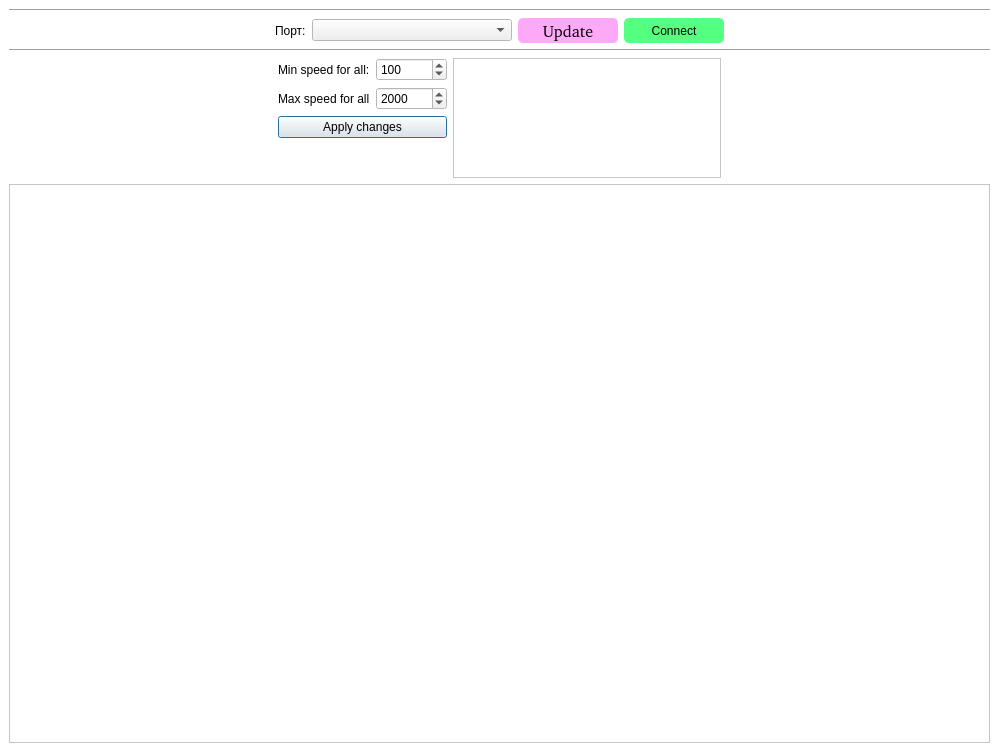
<?xml version="1.0" encoding="UTF-8"?>
<ui version="4.0">
 <class>MainWindow</class>
 <widget class="QMainWindow" name="MainWindow">
  <property name="geometry">
   <rect>
    <x>0</x>
    <y>0</y>
    <width>999</width>
    <height>752</height>
   </rect>
  </property>
  <property name="minimumSize">
   <size>
    <width>0</width>
    <height>0</height>
   </size>
  </property>
  <property name="maximumSize">
   <size>
    <width>16777215</width>
    <height>16777215</height>
   </size>
  </property>
  <property name="palette">
   <palette>
    <active>
     <colorrole role="Base">
      <brush brushstyle="SolidPattern">
       <color alpha="255">
        <red>255</red>
        <green>255</green>
        <blue>255</blue>
       </color>
      </brush>
     </colorrole>
     <colorrole role="Window">
      <brush brushstyle="SolidPattern">
       <color alpha="255">
        <red>255</red>
        <green>255</green>
        <blue>255</blue>
       </color>
      </brush>
     </colorrole>
    </active>
    <inactive>
     <colorrole role="Base">
      <brush brushstyle="SolidPattern">
       <color alpha="255">
        <red>255</red>
        <green>255</green>
        <blue>255</blue>
       </color>
      </brush>
     </colorrole>
     <colorrole role="Window">
      <brush brushstyle="SolidPattern">
       <color alpha="255">
        <red>255</red>
        <green>255</green>
        <blue>255</blue>
       </color>
      </brush>
     </colorrole>
    </inactive>
    <disabled>
     <colorrole role="Base">
      <brush brushstyle="SolidPattern">
       <color alpha="255">
        <red>255</red>
        <green>255</green>
        <blue>255</blue>
       </color>
      </brush>
     </colorrole>
     <colorrole role="Window">
      <brush brushstyle="SolidPattern">
       <color alpha="255">
        <red>255</red>
        <green>255</green>
        <blue>255</blue>
       </color>
      </brush>
     </colorrole>
    </disabled>
   </palette>
  </property>
  <property name="windowTitle">
   <string>Steppers control</string>
  </property>
  <property name="autoFillBackground">
   <bool>true</bool>
  </property>
  <property name="styleSheet">
   <string notr="true"/>
  </property>
  <widget class="QWidget" name="centralwidget">
   <layout class="QGridLayout" name="gridLayout">
    <item row="0" column="0">
     <layout class="QVBoxLayout" name="verticalLayout_2">
      <item>
       <widget class="Line" name="line_2">
        <property name="orientation">
         <enum>Qt::Horizontal</enum>
        </property>
       </widget>
      </item>
      <item>
       <layout class="QHBoxLayout" name="horizontalLayout">
        <item>
         <spacer name="horizontalSpacer_3">
          <property name="orientation">
           <enum>Qt::Horizontal</enum>
          </property>
          <property name="sizeHint" stdset="0">
           <size>
            <width>40</width>
            <height>20</height>
           </size>
          </property>
         </spacer>
        </item>
        <item>
         <widget class="QLabel" name="label">
          <property name="sizePolicy">
           <sizepolicy hsizetype="Fixed" vsizetype="Preferred">
            <horstretch>0</horstretch>
            <verstretch>0</verstretch>
           </sizepolicy>
          </property>
          <property name="text">
           <string>Порт:</string>
          </property>
         </widget>
        </item>
        <item>
         <widget class="QComboBox" name="combo_ports">
          <property name="sizePolicy">
           <sizepolicy hsizetype="MinimumExpanding" vsizetype="Fixed">
            <horstretch>0</horstretch>
            <verstretch>0</verstretch>
           </sizepolicy>
          </property>
          <property name="minimumSize">
           <size>
            <width>200</width>
            <height>0</height>
           </size>
          </property>
          <property name="maximumSize">
           <size>
            <width>200</width>
            <height>16777215</height>
           </size>
          </property>
         </widget>
        </item>
        <item>
         <widget class="QPushButton" name="button_update">
          <property name="sizePolicy">
           <sizepolicy hsizetype="Preferred" vsizetype="Fixed">
            <horstretch>0</horstretch>
            <verstretch>0</verstretch>
           </sizepolicy>
          </property>
          <property name="minimumSize">
           <size>
            <width>100</width>
            <height>25</height>
           </size>
          </property>
          <property name="maximumSize">
           <size>
            <width>100</width>
            <height>25</height>
           </size>
          </property>
          <property name="font">
           <font>
            <family>Arial&amp;quot</family>
            <pointsize>12</pointsize>
            <weight>50</weight>
            <italic>false</italic>
            <bold>false</bold>
           </font>
          </property>
          <property name="styleSheet">
           <string notr="true">QPushButton:!pressed
{
	background-color: rgb(254, 168, 248);
	border-radius: 5px;
	font: 12pt &quot;Arial&amp;quot&quot;;
}

QPushButton:pressed
{
	background-color: rgb(254, 168, 248);
	border-radius: 5px;
	font: 11pt &quot;Arial&amp;quot&quot;;
}</string>
          </property>
          <property name="text">
           <string>Update</string>
          </property>
         </widget>
        </item>
        <item>
         <widget class="QPushButton" name="button_connect">
          <property name="sizePolicy">
           <sizepolicy hsizetype="Preferred" vsizetype="Fixed">
            <horstretch>0</horstretch>
            <verstretch>0</verstretch>
           </sizepolicy>
          </property>
          <property name="minimumSize">
           <size>
            <width>100</width>
            <height>25</height>
           </size>
          </property>
          <property name="maximumSize">
           <size>
            <width>100</width>
            <height>25</height>
           </size>
          </property>
          <property name="styleSheet">
           <string notr="true">QPushButton:!pressed
{
	background-color: rgb(85,255,127);
	border-radius: 5px;
	font: 12pt &quot;Arial&amp;quot&quot;;
}

QPushButton:pressed
{
	background-color: rgb(85,255,127);
	border-radius: 5px;
	font: 11pt &quot;Arial&amp;quot&quot;;
}</string>
          </property>
          <property name="text">
           <string>Connect</string>
          </property>
          <property name="shortcut">
           <string>Return</string>
          </property>
          <property name="default">
           <bool>false</bool>
          </property>
         </widget>
        </item>
        <item>
         <spacer name="horizontalSpacer">
          <property name="orientation">
           <enum>Qt::Horizontal</enum>
          </property>
          <property name="sizeType">
           <enum>QSizePolicy::Expanding</enum>
          </property>
          <property name="sizeHint" stdset="0">
           <size>
            <width>40</width>
            <height>20</height>
           </size>
          </property>
         </spacer>
        </item>
       </layout>
      </item>
      <item>
       <widget class="Line" name="line">
        <property name="orientation">
         <enum>Qt::Horizontal</enum>
        </property>
       </widget>
      </item>
      <item>
       <layout class="QHBoxLayout" name="horizontalLayout_4">
        <item>
         <spacer name="horizontalSpacer_4">
          <property name="orientation">
           <enum>Qt::Horizontal</enum>
          </property>
          <property name="sizeHint" stdset="0">
           <size>
            <width>40</width>
            <height>20</height>
           </size>
          </property>
         </spacer>
        </item>
        <item>
         <layout class="QVBoxLayout" name="verticalLayout">
          <item>
           <layout class="QHBoxLayout" name="horizontalLayout_2">
            <item>
             <widget class="QLabel" name="label_3">
              <property name="text">
               <string>Min speed for all:</string>
              </property>
             </widget>
            </item>
            <item>
             <widget class="QSpinBox" name="spinMinAll">
              <property name="minimum">
               <number>-1000000</number>
              </property>
              <property name="maximum">
               <number>1000000</number>
              </property>
              <property name="value">
               <number>100</number>
              </property>
             </widget>
            </item>
           </layout>
          </item>
          <item>
           <layout class="QHBoxLayout" name="horizontalLayout_3">
            <item>
             <widget class="QLabel" name="label_4">
              <property name="text">
               <string>Max speed for all</string>
              </property>
             </widget>
            </item>
            <item>
             <widget class="QSpinBox" name="spinMaxAll">
              <property name="minimum">
               <number>-1000000</number>
              </property>
              <property name="maximum">
               <number>1000000</number>
              </property>
              <property name="value">
               <number>2000</number>
              </property>
             </widget>
            </item>
           </layout>
          </item>
          <item>
           <widget class="QPushButton" name="buttonApply">
            <property name="text">
             <string>Apply changes</string>
            </property>
            <property name="default">
             <bool>true</bool>
            </property>
           </widget>
          </item>
          <item>
           <spacer name="verticalSpacer">
            <property name="orientation">
             <enum>Qt::Vertical</enum>
            </property>
            <property name="sizeType">
             <enum>QSizePolicy::Preferred</enum>
            </property>
            <property name="sizeHint" stdset="0">
             <size>
              <width>20</width>
              <height>40</height>
             </size>
            </property>
           </spacer>
          </item>
         </layout>
        </item>
        <item>
         <widget class="QScrollArea" name="scrollArea_switches">
          <property name="sizePolicy">
           <sizepolicy hsizetype="Expanding" vsizetype="Preferred">
            <horstretch>0</horstretch>
            <verstretch>0</verstretch>
           </sizepolicy>
          </property>
          <property name="minimumSize">
           <size>
            <width>0</width>
            <height>0</height>
           </size>
          </property>
          <property name="maximumSize">
           <size>
            <width>16777215</width>
            <height>16777215</height>
           </size>
          </property>
          <property name="sizeAdjustPolicy">
           <enum>QAbstractScrollArea::AdjustToContents</enum>
          </property>
          <property name="widgetResizable">
           <bool>true</bool>
          </property>
          <widget class="QWidget" name="scrollAreaWidgetContents">
           <property name="geometry">
            <rect>
             <x>0</x>
             <y>0</y>
             <width>243</width>
             <height>144</height>
            </rect>
           </property>
          </widget>
         </widget>
        </item>
        <item>
         <spacer name="horizontalSpacer_2">
          <property name="orientation">
           <enum>Qt::Horizontal</enum>
          </property>
          <property name="sizeHint" stdset="0">
           <size>
            <width>40</width>
            <height>20</height>
           </size>
          </property>
         </spacer>
        </item>
       </layout>
      </item>
      <item>
       <widget class="QScrollArea" name="scrollArea_engines">
        <property name="minimumSize">
         <size>
          <width>0</width>
          <height>100</height>
         </size>
        </property>
        <property name="widgetResizable">
         <bool>true</bool>
        </property>
        <widget class="QWidget" name="area_engines">
         <property name="geometry">
          <rect>
           <x>0</x>
           <y>0</y>
           <width>971</width>
           <height>496</height>
          </rect>
         </property>
        </widget>
       </widget>
      </item>
     </layout>
    </item>
   </layout>
  </widget>
 </widget>
 <resources/>
 <connections/>
</ui>
